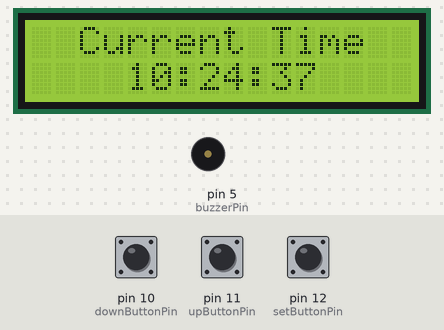
Recording of a sketch running on a simulated Arduino Uno, built with avr-gcc and run on an emulated ATmega328P. Parts: 16×2 character LCD, buzzer (waves = sounding, pin HIGH). The inputs (shaded band) are chosen by the test bench; at power-on: pin 12 (setButtonPin) HIGH, pin 10 (downButtonPin) HIGH, pin 11 (upButtonPin) HIGH. The local clock reads 2024-03-15 10:24:30 at power-on unless the sketch sets it; EEPROM starts erased; what the sketch prints to the serial monitor is not drawn.

Above: at 7.3 s.
7.4 s: pin 12 (setButtonPin) pulled LOW for 0.15 s
At 8.6 s:
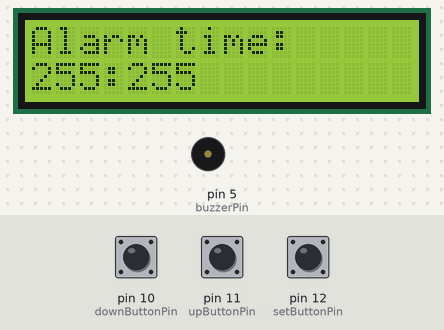
At 10.1 s:
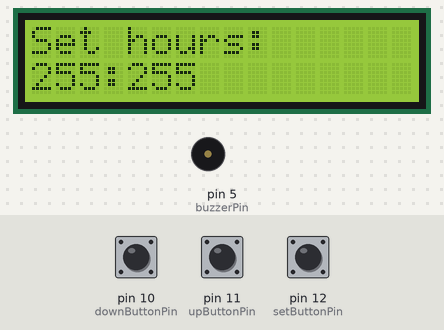
10.4 s: pin 12 (setButtonPin) pulled LOW for 1 s
At 12.2 s:
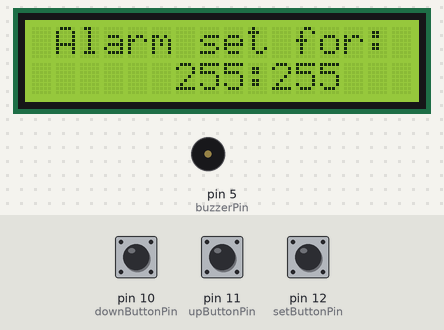
Timing chart, 0 to 13.7 s (numbered marks = the images above; inputs shaded):
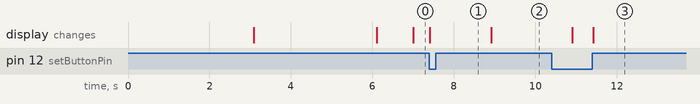

The sketch:

alarm_sketch_v2.ino
```cpp
#include <Wire.h>
#include <LiquidCrystal_SR3W.h>
#include <DS1302RTC.h>
#include <Time.h>
#include <EEPROM.h>

// set up lcd and rtc
LiquidCrystal_SR3W lcd(2,4,3);
DS1302RTC rtc(6,8,7);

// constants
const int buzzerPin = 5;
const int upButtonPin = 11;
const int downButtonPin = 10;
const int setButtonPin = 12;
const int alarmRate = 1;
const int LCDOnTime = 7000;

// variables
time_t timeNow;
time_t alarmTime;

unsigned long int LCDTimer;

bool setPress, upPress, downPress;
bool alarmOn = false;
bool LCDOn = true;

byte alarmHrs, alarmMins;


void setup() {

Serial.begin(9600);

  // set system time from RTC
  setTime(rtc.get());

  // set alarm setting from stored values
  alarmHrs = EEPROM.read(0);
  alarmMins = EEPROM.read(1);
  alarmTime = setAlarm(alarmHrs, alarmMins);

  // set up LCD
  lcd.begin(16,2);
  lcd.clear();

  // print lcd message with date
  lcd.print("Robo-Alarm");
  printDateToLCD(0,1);
  delay(3000);

  // print alarm time
  lcd.clear();
  lcd.setCursor(1,0);
  lcd.print("Alarm set for:");
  printAlarmToLCD(6,1);
  delay(3000);

  // reset alarm in case it passes in the time elapsed
  alarmTime = setAlarm(alarmHrs, alarmMins);

  // print current time
  lcd.clear();
  lcd.setCursor(2,0);
  lcd.print("Current Time");
  printTimeToLCD(4,1);

  // set LCD to turn off
  LCDTimer = millis() + LCDOnTime;

  // set pins for operation
  pinMode(buzzerPin, OUTPUT);
  pinMode(setButtonPin, INPUT_PULLUP);
  pinMode(upButtonPin, INPUT_PULLUP);
  pinMode(downButtonPin, INPUT_PULLUP);

}

void loop() {

  // get time and display on LCD
  if (timeNow < now()) {
    timeNow = now();
    printTimeToLCD(4,1);

    // check for alarm
    if (timeNow == alarmTime)
      alarmOn = true;
  }

  // check if buttons pushed
  checkButtons();

  // check if LCD display stay/turn on
  if (setPress || upPress || downPress) {
    if (LCDOn) {

      // check if user wants to set alarm
      if (setPress  && !alarmOn && LCDTimer - millis() <= 6500) {
        setAlarm();
      }
      LCDTimer = millis() + LCDOnTime;
    }
    else {
      LCDOn = true;
      lcd.display();
      LCDTimer = millis() + LCDOnTime;
    }
  }

  // check for alarm off button
  if (alarmOn && (setPress || upPress || downPress)) {
      alarmOn = false;
      setAlarm(alarmHrs, alarmMins);
      LCDOn = true;
      LCDTimer = millis() + LCDOnTime;
  }

  // play alarm sound (beeps every second)
  if (alarmOn && ((timeNow - alarmTime) % 2 == 0)) {
    tone(buzzerPin, 500, 50);
    lcd.display();
    LCDOn = true;
  }

  // turn off LCD after 7 sec
  if (millis() >= LCDTimer && LCDOn && !alarmOn) {
    turnLCDOff();
  }
}


// prints date to LCD as DD-MM-YYYY
void printDateToLCD(int x, int y) {
  lcd.setCursor(x,y);

  if (zeroDigit(day()))
    lcd.print("0");

  lcd.print(day());
  lcd.print("-");

  if (zeroDigit(month()))
    lcd.print("0");

  lcd.print(month());
  lcd.print("-");
  lcd.print(year());
}


// prints time to LCD as HH:MM:SS
void printTimeToLCD(int x, int y) {
  lcd.setCursor(x,y);

  if (zeroDigit(hour()))
    lcd.print("0");

  lcd.print(hour());
  lcd.print(':');

  if (zeroDigit(minute()))
    lcd.print("0");

  lcd.print(minute());
  lcd.print(':');

  if (zeroDigit(second()))
    lcd.print("0");

  lcd.print(second());
}


// prints the alarm time on the LCD display
void printAlarmToLCD(int x, int y) {
  lcd.setCursor(x,y);

  if (zeroDigit((int) alarmHrs))
    lcd.print("0");

  lcd.print((int) alarmHrs);
  lcd.print(':');

  if (zeroDigit((int) alarmMins))
    lcd.print("0");

  lcd.print((int) alarmMins);
}


// checks if passed value is a single digit
bool zeroDigit(int value) {

  if (value < 10)
    return true;

  else
    return false;
}


// sets the alarm time
time_t setAlarm(byte hrs, byte mins) {

  tmElements_t setTime;

  setTime.Year = (byte) year() - 1970;
  setTime.Month = (byte) month();

  // check if alarm is for next day
  if ((int) hrs < hour() || ((int) hrs == hour() && (int) mins <= minute()))
    setTime.Day = (day() + 1);

  else
    setTime.Day = day();

  setTime.Hour = hrs;
  setTime.Minute = mins;
  setTime.Second = 0;

  // write values to EEPROM memory
  EEPROM.write(0, hrs);
  EEPROM.write(1, mins);

  // return time value as time_t
  return makeTime(setTime);
}


// turns the LCD off
void turnLCDOff() {
  Serial.println("Turn OFF LCD");
  lcd.noDisplay();
  LCDOn = false;
}


// set the alarm
void setAlarm() {

  lcd.clear();
  lcd.home();
  lcd.print("Alarm time:");
  printAlarmToLCD(0,1);
  delay(1500);

  lcd.home();
  lcd.print("Set hours: ");

  // enter setting mode
  while (true) {

    // set the hours
    while (true) {
      if (digitalRead(upButtonPin) == LOW) {
        if ((int) ++alarmHrs > 24)
          alarmHrs = (byte) 0;
          delay(500);
      }
      if (digitalRead(downButtonPin) == LOW) {
        if ((int) --alarmHrs == 255)
          alarmHrs = (byte) 24;
          delay(500);
      }
      printAlarmToLCD(0,1);
      if (digitalRead(setButtonPin) == LOW) {
        delay(500);
        break;
      }
    }

    lcd.home();
    lcd.print("Set minutes:");

    // set the minutes
    while (true) {
      if (digitalRead(upButtonPin) == LOW) {
        if ((int) ++alarmMins > 59)
          alarmMins = (byte) 0;
          delay(500);
      }
      if (digitalRead(downButtonPin) == LOW) {
        if ((int) --alarmMins == 255)
          alarmMins = (byte) 59;
          delay(500);
      }
      printAlarmToLCD(0,1);
      if (digitalRead(setButtonPin) == LOW) {
        delay(500);
        break;
      }
    }

    alarmTime = setAlarm(alarmHrs, alarmMins);

    lcd.clear();
  lcd.setCursor(1,0);
  lcd.print("Alarm set for:");
  printAlarmToLCD(6,1);
  delay(3000);
    lcd.clear();
    lcd.setCursor(2,0);
    lcd.print("Current Time");
    printTimeToLCD(4,1);
    break;
  }
  LCDTimer = millis() + LCDOnTime;
}

// check button states
void checkButtons() {
  if (digitalRead(setButtonPin) == LOW)
    setPress = true;
  else
    setPress = false;
  if (digitalRead(upButtonPin) == LOW)
    upPress = true;
  else
    upPress = false;
  if (digitalRead(downButtonPin) == LOW)
    downPress = true;
  else
    downPress = false;
}
```

Measured:
- after the input at 7.4 s, the display: changes at once (image 1)
- after the input at 10.4 s, the display: first changes after 0.51 s (image 3 shows a later state)
